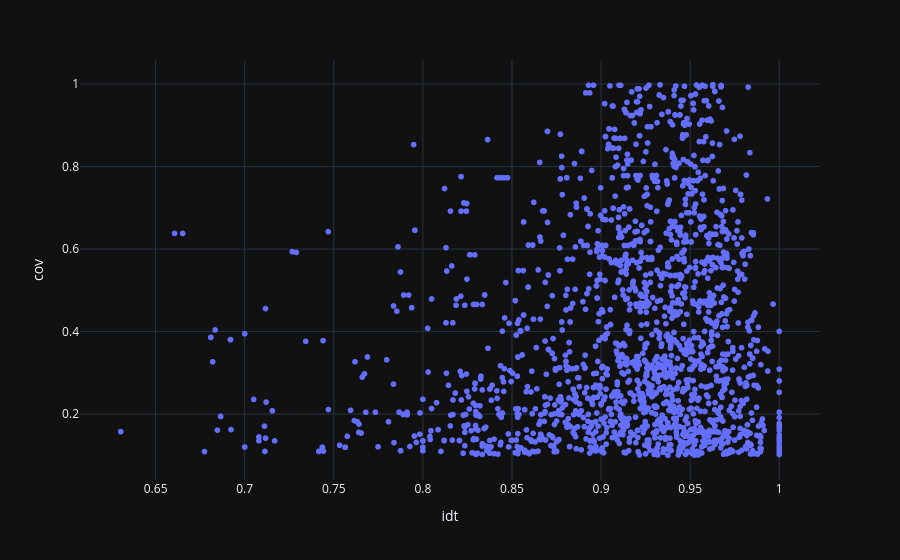

This figure's notebook cell:
### Code cell
df = mmseqs_tables["SP_24_1"]
fig = px.scatter(df, x="idt", y='cov')
fig.show()

### Figure 1 — Plotly figure (JSON) as saved in the notebook; plotly's stock layout.template omitted (floating-point values rounded to 4 significant figures; data arrays with more than 128 entries replaced by an {"elided": "..."} marker saying what was removed)
{"data": [{"hovertemplate": "idt=%{x}<br>cov=%{y}<extra></extra>", "legendgroup": "", "marker": {"color": "#636efa", "symbol": "circle"}, "mode": "markers", "name": "", "showlegend": false, "x": {"elided": "2465 float values"}, "xaxis": "x", "y": {"elided": "2465 float values"}, "yaxis": "y", "type": "scattergl"}], "layout": {"xaxis": {"anchor": "y", "domain": [0.0, 1.0], "title": {"text": "idt"}}, "yaxis": {"anchor": "x", "domain": [0.0, 1.0], "title": {"text": "cov"}}, "legend": {"tracegroupgap": 0}, "margin": {"t": 60}}}
